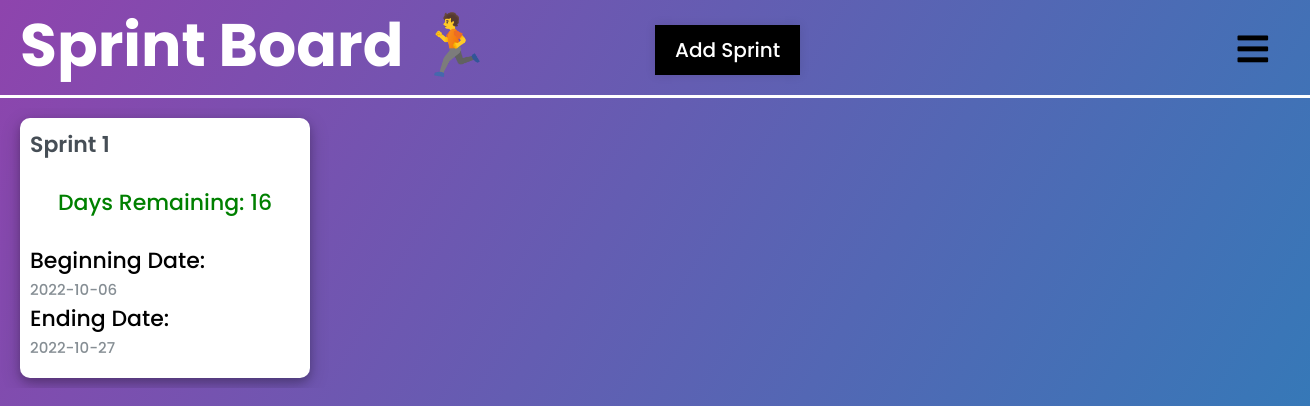
Page /sprint-board on the committed database.
### tables this page shows
CREATE TABLE "Sprint" (
	"sprint_id"	INTEGER NOT NULL UNIQUE,
	"sprint_name"	TEXT,
	"sprint_start"	TEXT,
	"sprint_end"	TEXT,
	"sprint_status"	TEXT,
	PRIMARY KEY("sprint_id" AUTOINCREMENT)
);

### app.py (the view)
@app.route("/sprint-board", methods=['POST', 'GET'])
def sprint_board():
    error = None
    users = appDb.all_users()
    task_sprint = appDb.all_sprint()
    if request.method == "POST":
        card_name = request.form.get("taskname")
        card_start_date = request.form.get("start_date")
        card_end_date = request.form.get("end_date")
        card_start_date_split = card_start_date.split("-")
        card_end_date_split = card_end_date.split("-")
        card_start_year = int(card_start_date_split[0])
        card_start_month = int(card_start_date_split[1])
        card_start_day = int(card_start_date_split[2])
        card_end_year = int(card_end_date_split[0])
        card_end_month = int(card_end_date_split[1])
        card_end_day = int(card_end_date_split[2])
        if card_start_year > card_end_year:
            error = "Start year more than end year"
        elif card_start_month > card_end_month and card_start_year == card_end_year:
            error = "Start month more than end month"
        elif card_start_day > card_end_day and card_start_month == card_end_month:
            error = "Start day more than end day"
        else:
            try:
                appDb.create_sprint(card_name, sprint_start=card_start_date, sprint_end=card_end_date)
                return redirect("/sprint-board")
            except:
                return "There was an issue addind your task!"
    else:
        task_sprint = appDb.all_sprint()
    length = len(task_sprint)
    list_of_days = []
    for sprint in task_sprint:
        card_start = sprint[2].split("-")
        card_start_year = int(card_start[0])
        card_start_month = int(card_start[1])
        card_start_day = int(card_start[2])
        card_start = datetime.datetime(card_start_year, card_start_month, card_start_day)
        card_end = sprint[3].split("-")
        card_end_year = int(card_end[0])
        card_end_month = int(card_end[1])
        card_end_day = int(card_end[2])
        card_end = datetime.datetime(card_end_year, card_end_month, card_end_day)
        today = datetime.date.today()
        today_with_time = datetime.datetime(year=today.year, month=today.month, day=today.day)
        if card_start > today_with_time:
            list_of_days.append("Not started")
        else:
            days_left = (card_end - today_with_time).days
            if days_left <= 0:
                list_of_days.append("Done")
            else:
                list_of_days.append(f"Days Remaining: {days_left}")
    return render_template("sprint-board.html",task_sprint=task_sprint,users=users, error = error, list_of_days=list_of_days, length=length)

### db.py (called while the page is built)
    def all_users(self) :
        try :
            self.cursor.execute(
                "SELECT * from user")
            return self.cursor.fetchall()
        except Exception as e :
            return e

    def all_sprint(self) :
        try :
            self.cursor.execute(
                "Select * from sprint")
            return self.cursor.fetchall()
        except Exception as e :
            return e

### templates/sprint-board.html (shortened to what this page needs)
{% extends "base.html" %}
{% block head %}
<link rel="stylesheet" href="https://use.fontawesome.com/releases/v5.15.4/css/all.css"/>
{% endblock %}
{% block body %}
<div class="product_backlog">
    <h1>Sprint Board &#127939;</h1>
    <label for="add_task_check" class="show_add_task_btn">Add Sprint</label>
    <label for="check">
        <i class="fas fa-bars" id="btn"></i>
    </label>
    <div class="task_box">
        {% for task in range(length) %}
            <div class="miniature_card">
                <div class="front_facing">
                    <div class="card_text">
                        <h3 class="name">{{task_sprint[task][1]}}</h3>
                        <br>
                    </div>
                    <div class="tag_type_priority">
                        <center> <span class="quote4" style="color:green">{{list_of_days[task]}}</span></center>
                        <br>
                        <span class="quote3">Beginning Date:</span>
                        <br>
                        <span class="quote2">{{task_sprint[task][2]}}</span>
                        <br>
                        <span class="quote3">Ending Date:</span>
                        <br>
                        <span class="quote2">{{task_sprint[task][3]}}</span>
                        <br>
                    </div>
                </div>
            </div>
        {% endfor %}
    </div>
</div>
{% endblock %}

### static/css/main.css (style rules this page uses)
* { margin: 0; padding: 0; box-sizing: border-box; font-family: "Poppins", sans-serif; }
body { margin: 0; padding: 0; overflow: hidden; }
.product_backlog { background: linear-gradient(120deg, #8e44ad, #2980b9); height: 100vh; }
.product_backlog h1 { text-align: left; padding-left: 20px; padding-bottom: 5px; border-bottom: 3px solid white; font-size: 60px; color: white; }
label #btn, label #cancel { position: absolute; cursor: pointer; border-radius: 3px; }
label #btn { right: 30px; top: 25px; font-size: 35px; color: black; padding: 6px 12px; transition: all .5s; }
.show_add_task_btn { background-color: black; padding: 10px 20px; font-size: 20px; font-weight: 500; color: white; cursor: pointer; box-shadow: 0px 0px 10px rgba(0,0,0,0.1); border-color: black; position: absolute; top: 25px; left: 50%; }
.task_box { display: grid; grid-template-columns: repeat(4, minmax(150px, 0.5fr)); grid-row: 150px; padding: 10px; gap: 20px; justify-content: center; overflow: auto; max-height: 90%; margin-top: 10px; }
.miniature_card { width: 290px; max-width: 290px; height: 260px; max-height: 260px; background-color: #fff; justify-content: left; align-items: left; text-align: left; border-radius: 10px; box-shadow: 0 4px 8px 0 rgba(0, 0, 0, 0.2), 0 6px 20px 0 rgba(0, 0, 0, 0.19); padding: 10px; overflow: hidden; margin-left: 10px; word-wrap: break-word; }
.miniature_card .name { font-size: 22px; color: #464e56; font-weight: 600; }
.miniature_card .quote2 { font-size: 15px; font-weight: 500; color: #868e94; }
.miniature_card .quote3 { font-size: 22px; font-weight: 500; color: #000000; }
.miniature_card .quote4 { font-size: 22px; font-weight: 500; }

### rows in the picture
Sprint: sprint_name "Sprint 1", sprint_start "2022-10-06", sprint_end "2022-10-27"

### other values in the picture
{{ list_of_days[task] }} "Days Remaining: 16"
